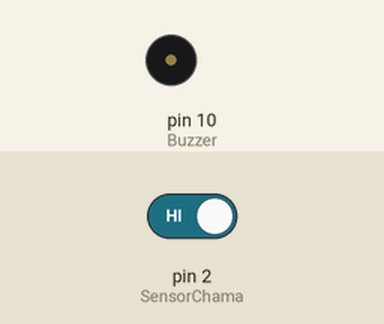
A sketch run on a simulated Arduino Uno, built with avr-gcc and run on an emulated ATmega328P. Parts: buzzer (waves = sounding). The inputs (shaded band) are chosen by the test bench; at power-on: pin 2 (SensorChama) HIGH.

Above: at 1.6 s.
1.7 s: pin 2 (SensorChama) driven LOW
At 3.1 s:
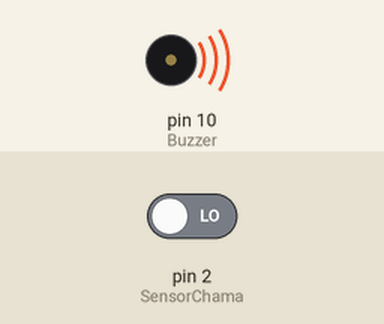
3.5 s: pin 2 (SensorChama) driven HIGH
At 4.3 s:
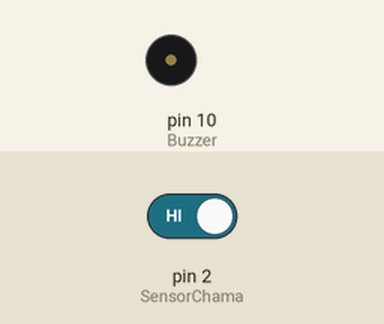
Timing chart, 0 to 6.5 s (numbered marks = the images above; inputs shaded):
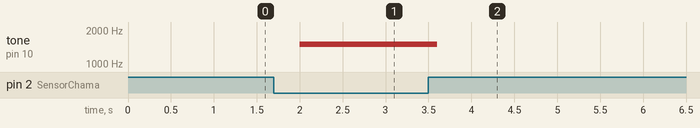

Measured:
- after the input at 1.7 s, tone on pin 10 (Buzzer): silent → 1500 Hz after 0.30 s
- after the input at 3.5 s, tone on pin 10 (Buzzer): 1500 Hz → silent after 0.10 s

The sketch:

SensorChama.ino
```cpp
int SensorChama = 2;
int Buzzer = 10;
int Chama = LOW;

void setup() {
 Serial.begin(9600);

 pinMode(SensorChama, INPUT);
 pinMode(Buzzer, OUTPUT);

}

void loop() {
  //Detectando Fogo:
  if (digitalRead(SensorChama) == Chama){
    tone(Buzzer,1500);
    delay(400);
  }

  //Sem Fogo:
  else{
    noTone(Buzzer);
    delay(400);
  }
}
```
